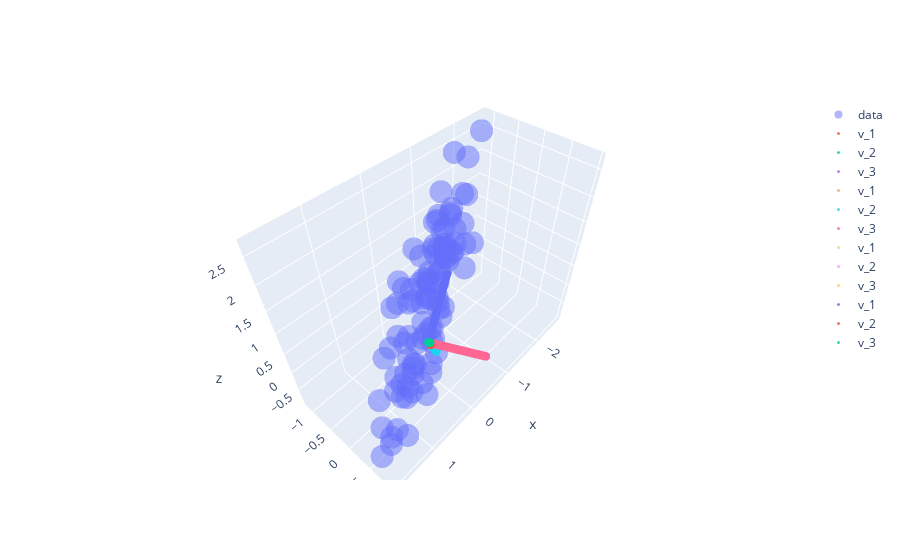

The code cell stored with this chart in its notebook:
### Code cell
fig.update_layout( xaxis_title="x", yaxis_title="y", yaxis = dict(scaleanchor = "x",scaleratio = 1) )
fig.show()
